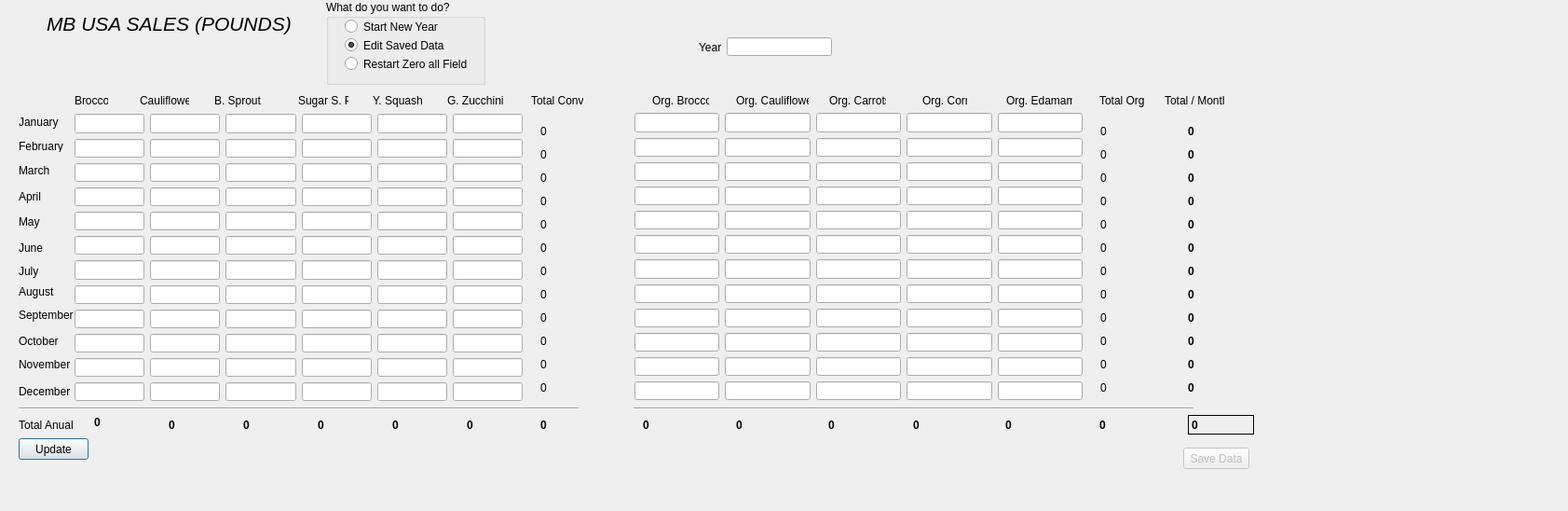
<?xml version="1.0" encoding="UTF-8"?>
<ui version="4.0">
 <class>Dialog</class>
 <widget class="QDialog" name="Dialog">
  <property name="geometry">
   <rect>
    <x>0</x>
    <y>0</y>
    <width>1683</width>
    <height>548</height>
   </rect>
  </property>
  <property name="windowTitle">
   <string>Dialog</string>
  </property>
  <widget class="QLabel" name="lblYear">
   <property name="geometry">
    <rect>
     <x>750</x>
     <y>40</y>
     <width>31</width>
     <height>21</height>
    </rect>
   </property>
   <property name="text">
    <string>Year</string>
   </property>
  </widget>
  <widget class="QLabel" name="lblBrocc">
   <property name="geometry">
    <rect>
     <x>80</x>
     <y>100</y>
     <width>36</width>
     <height>16</height>
    </rect>
   </property>
   <property name="text">
    <string>Broccoli</string>
   </property>
  </widget>
  <widget class="QLabel" name="lblOrgBroc">
   <property name="geometry">
    <rect>
     <x>700</x>
     <y>100</y>
     <width>61</width>
     <height>16</height>
    </rect>
   </property>
   <property name="text">
    <string>Org. Broccoli</string>
   </property>
  </widget>
  <widget class="QLabel" name="lblCaulif">
   <property name="geometry">
    <rect>
     <x>150</x>
     <y>100</y>
     <width>53</width>
     <height>16</height>
    </rect>
   </property>
   <property name="text">
    <string>Cauliflower</string>
   </property>
  </widget>
  <widget class="QLabel" name="lblOrgCaulif">
   <property name="geometry">
    <rect>
     <x>790</x>
     <y>100</y>
     <width>78</width>
     <height>16</height>
    </rect>
   </property>
   <property name="text">
    <string>Org. Cauliflower</string>
   </property>
  </widget>
  <widget class="QLabel" name="lblBrSpr">
   <property name="geometry">
    <rect>
     <x>230</x>
     <y>100</y>
     <width>50</width>
     <height>16</height>
    </rect>
   </property>
   <property name="text">
    <string>B. Sprouts</string>
   </property>
  </widget>
  <widget class="QLabel" name="lblSnp">
   <property name="geometry">
    <rect>
     <x>320</x>
     <y>100</y>
     <width>54</width>
     <height>16</height>
    </rect>
   </property>
   <property name="text">
    <string>Sugar S. P.</string>
   </property>
  </widget>
  <widget class="QLabel" name="lblYSquash">
   <property name="geometry">
    <rect>
     <x>400</x>
     <y>100</y>
     <width>61</width>
     <height>16</height>
    </rect>
   </property>
   <property name="text">
    <string>Y. Squash</string>
   </property>
  </widget>
  <widget class="QLabel" name="lblGZucc">
   <property name="geometry">
    <rect>
     <x>480</x>
     <y>100</y>
     <width>61</width>
     <height>16</height>
    </rect>
   </property>
   <property name="text">
    <string>G. Zucchini</string>
   </property>
  </widget>
  <widget class="QLabel" name="lblOrgCarrots">
   <property name="geometry">
    <rect>
     <x>890</x>
     <y>100</y>
     <width>61</width>
     <height>16</height>
    </rect>
   </property>
   <property name="text">
    <string>Org. Carrots</string>
   </property>
  </widget>
  <widget class="QLabel" name="lblOrgCorn">
   <property name="geometry">
    <rect>
     <x>990</x>
     <y>100</y>
     <width>48</width>
     <height>16</height>
    </rect>
   </property>
   <property name="text">
    <string>Org. Corn</string>
   </property>
  </widget>
  <widget class="QLabel" name="lblOrgEdam">
   <property name="geometry">
    <rect>
     <x>1080</x>
     <y>100</y>
     <width>71</width>
     <height>16</height>
    </rect>
   </property>
   <property name="text">
    <string>Org. Edamame</string>
   </property>
  </widget>
  <widget class="QLabel" name="lblTotalConv">
   <property name="geometry">
    <rect>
     <x>570</x>
     <y>100</y>
     <width>56</width>
     <height>16</height>
    </rect>
   </property>
   <property name="text">
    <string>Total Conv.</string>
   </property>
  </widget>
  <widget class="QLabel" name="lblTotalOrg">
   <property name="geometry">
    <rect>
     <x>1180</x>
     <y>100</y>
     <width>49</width>
     <height>16</height>
    </rect>
   </property>
   <property name="text">
    <string>Total Org.</string>
   </property>
  </widget>
  <widget class="QLabel" name="lblTotalMonth">
   <property name="geometry">
    <rect>
     <x>1250</x>
     <y>100</y>
     <width>64</width>
     <height>16</height>
    </rect>
   </property>
   <property name="text">
    <string>Total / Month</string>
   </property>
  </widget>
  <widget class="QLabel" name="lblJan">
   <property name="geometry">
    <rect>
     <x>20</x>
     <y>120</y>
     <width>61</width>
     <height>21</height>
    </rect>
   </property>
   <property name="text">
    <string>January</string>
   </property>
  </widget>
  <widget class="QLabel" name="lblFeb">
   <property name="geometry">
    <rect>
     <x>20</x>
     <y>150</y>
     <width>61</width>
     <height>13</height>
    </rect>
   </property>
   <property name="text">
    <string>February</string>
   </property>
  </widget>
  <widget class="QLabel" name="lblMar">
   <property name="geometry">
    <rect>
     <x>20</x>
     <y>173</y>
     <width>61</width>
     <height>20</height>
    </rect>
   </property>
   <property name="text">
    <string>March</string>
   </property>
  </widget>
  <widget class="QLabel" name="lblApr">
   <property name="geometry">
    <rect>
     <x>20</x>
     <y>200</y>
     <width>61</width>
     <height>21</height>
    </rect>
   </property>
   <property name="text">
    <string>April</string>
   </property>
  </widget>
  <widget class="QLabel" name="lblMay">
   <property name="geometry">
    <rect>
     <x>20</x>
     <y>230</y>
     <width>61</width>
     <height>16</height>
    </rect>
   </property>
   <property name="text">
    <string>May</string>
   </property>
  </widget>
  <widget class="QLabel" name="lblJun">
   <property name="geometry">
    <rect>
     <x>20</x>
     <y>250</y>
     <width>61</width>
     <height>31</height>
    </rect>
   </property>
   <property name="text">
    <string>June</string>
   </property>
  </widget>
  <widget class="QLabel" name="lblJul">
   <property name="geometry">
    <rect>
     <x>20</x>
     <y>270</y>
     <width>61</width>
     <height>41</height>
    </rect>
   </property>
   <property name="text">
    <string>July</string>
   </property>
  </widget>
  <widget class="QLabel" name="lblOct">
   <property name="geometry">
    <rect>
     <x>20</x>
     <y>350</y>
     <width>61</width>
     <height>31</height>
    </rect>
   </property>
   <property name="text">
    <string>October</string>
   </property>
  </widget>
  <widget class="QLabel" name="lblNov">
   <property name="geometry">
    <rect>
     <x>20</x>
     <y>380</y>
     <width>61</width>
     <height>21</height>
    </rect>
   </property>
   <property name="text">
    <string>November</string>
   </property>
  </widget>
  <widget class="QLabel" name="lblDec">
   <property name="geometry">
    <rect>
     <x>20</x>
     <y>410</y>
     <width>61</width>
     <height>20</height>
    </rect>
   </property>
   <property name="text">
    <string>December</string>
   </property>
  </widget>
  <widget class="QLabel" name="lbltotalAnual">
   <property name="geometry">
    <rect>
     <x>20</x>
     <y>445</y>
     <width>61</width>
     <height>21</height>
    </rect>
   </property>
   <property name="text">
    <string>Total Anual</string>
   </property>
  </widget>
  <widget class="QLabel" name="lblAug">
   <property name="geometry">
    <rect>
     <x>20</x>
     <y>303</y>
     <width>61</width>
     <height>20</height>
    </rect>
   </property>
   <property name="text">
    <string>August</string>
   </property>
  </widget>
  <widget class="QLabel" name="lblSep">
   <property name="geometry">
    <rect>
     <x>20</x>
     <y>330</y>
     <width>61</width>
     <height>16</height>
    </rect>
   </property>
   <property name="text">
    <string>September</string>
   </property>
  </widget>
  <widget class="QPushButton" name="pBtnUpdate">
   <property name="geometry">
    <rect>
     <x>20</x>
     <y>470</y>
     <width>75</width>
     <height>23</height>
    </rect>
   </property>
   <property name="text">
    <string>Update</string>
   </property>
  </widget>
  <widget class="QLabel" name="lblTotalAnualBrocConv">
   <property name="geometry">
    <rect>
     <x>101</x>
     <y>445</y>
     <width>71</width>
     <height>16</height>
    </rect>
   </property>
   <property name="font">
    <font>
     <weight>75</weight>
     <bold>true</bold>
    </font>
   </property>
   <property name="text">
    <string>0</string>
   </property>
  </widget>
  <widget class="QLabel" name="lblTotalAnualCaulifConv">
   <property name="geometry">
    <rect>
     <x>181</x>
     <y>445</y>
     <width>71</width>
     <height>21</height>
    </rect>
   </property>
   <property name="font">
    <font>
     <weight>75</weight>
     <bold>true</bold>
    </font>
   </property>
   <property name="text">
    <string>0</string>
   </property>
  </widget>
  <widget class="QLabel" name="lblTotalAnualBSprConv">
   <property name="geometry">
    <rect>
     <x>261</x>
     <y>445</y>
     <width>71</width>
     <height>21</height>
    </rect>
   </property>
   <property name="font">
    <font>
     <weight>75</weight>
     <bold>true</bold>
    </font>
   </property>
   <property name="text">
    <string>0</string>
   </property>
  </widget>
  <widget class="QLabel" name="lblTotalAnualSnpConv">
   <property name="geometry">
    <rect>
     <x>341</x>
     <y>445</y>
     <width>71</width>
     <height>21</height>
    </rect>
   </property>
   <property name="font">
    <font>
     <weight>75</weight>
     <bold>true</bold>
    </font>
   </property>
   <property name="text">
    <string>0</string>
   </property>
  </widget>
  <widget class="QLabel" name="lblTotalAnualYSConv">
   <property name="geometry">
    <rect>
     <x>421</x>
     <y>445</y>
     <width>71</width>
     <height>21</height>
    </rect>
   </property>
   <property name="font">
    <font>
     <weight>75</weight>
     <bold>true</bold>
    </font>
   </property>
   <property name="text">
    <string>0</string>
   </property>
  </widget>
  <widget class="QLabel" name="lblTotalAnualGZuccConv">
   <property name="geometry">
    <rect>
     <x>501</x>
     <y>445</y>
     <width>71</width>
     <height>21</height>
    </rect>
   </property>
   <property name="font">
    <font>
     <weight>75</weight>
     <bold>true</bold>
    </font>
   </property>
   <property name="text">
    <string>0</string>
   </property>
  </widget>
  <widget class="QLabel" name="lblTotalOrgJan">
   <property name="geometry">
    <rect>
     <x>1181</x>
     <y>130</y>
     <width>71</width>
     <height>21</height>
    </rect>
   </property>
   <property name="text">
    <string>0</string>
   </property>
  </widget>
  <widget class="QLabel" name="lblTotOrgAnual">
   <property name="geometry">
    <rect>
     <x>1180</x>
     <y>445</y>
     <width>71</width>
     <height>21</height>
    </rect>
   </property>
   <property name="font">
    <font>
     <weight>75</weight>
     <bold>true</bold>
    </font>
   </property>
   <property name="text">
    <string>0</string>
   </property>
  </widget>
  <widget class="QLabel" name="lblTotalOrgJul">
   <property name="geometry">
    <rect>
     <x>1181</x>
     <y>280</y>
     <width>71</width>
     <height>21</height>
    </rect>
   </property>
   <property name="text">
    <string>0</string>
   </property>
  </widget>
  <widget class="QLabel" name="lblTotalOrgAug">
   <property name="geometry">
    <rect>
     <x>1181</x>
     <y>305</y>
     <width>71</width>
     <height>21</height>
    </rect>
   </property>
   <property name="text">
    <string>0</string>
   </property>
  </widget>
  <widget class="QLabel" name="lblTotalOrgDec">
   <property name="geometry">
    <rect>
     <x>1181</x>
     <y>405</y>
     <width>71</width>
     <height>21</height>
    </rect>
   </property>
   <property name="text">
    <string>0</string>
   </property>
  </widget>
  <widget class="QLabel" name="lblTotalOrgMar">
   <property name="geometry">
    <rect>
     <x>1181</x>
     <y>180</y>
     <width>71</width>
     <height>21</height>
    </rect>
   </property>
   <property name="text">
    <string>0</string>
   </property>
  </widget>
  <widget class="QLabel" name="lblTotalOrgMay">
   <property name="geometry">
    <rect>
     <x>1181</x>
     <y>230</y>
     <width>71</width>
     <height>21</height>
    </rect>
   </property>
   <property name="text">
    <string>0</string>
   </property>
  </widget>
  <widget class="QLabel" name="lblTotalOrgSep">
   <property name="geometry">
    <rect>
     <x>1181</x>
     <y>330</y>
     <width>71</width>
     <height>21</height>
    </rect>
   </property>
   <property name="text">
    <string>0</string>
   </property>
  </widget>
  <widget class="QLabel" name="lblTotalOrgOct">
   <property name="geometry">
    <rect>
     <x>1181</x>
     <y>355</y>
     <width>71</width>
     <height>21</height>
    </rect>
   </property>
   <property name="text">
    <string>0</string>
   </property>
  </widget>
  <widget class="QLabel" name="lblTotalOrgApr">
   <property name="geometry">
    <rect>
     <x>1181</x>
     <y>205</y>
     <width>71</width>
     <height>21</height>
    </rect>
   </property>
   <property name="text">
    <string>0</string>
   </property>
  </widget>
  <widget class="QLabel" name="lblTotalOrgFeb">
   <property name="geometry">
    <rect>
     <x>1181</x>
     <y>155</y>
     <width>71</width>
     <height>21</height>
    </rect>
   </property>
   <property name="text">
    <string>0</string>
   </property>
  </widget>
  <widget class="QLabel" name="lblTotalOrgJun">
   <property name="geometry">
    <rect>
     <x>1181</x>
     <y>255</y>
     <width>71</width>
     <height>21</height>
    </rect>
   </property>
   <property name="text">
    <string>0</string>
   </property>
  </widget>
  <widget class="QLabel" name="lblTotalJul">
   <property name="geometry">
    <rect>
     <x>1275</x>
     <y>280</y>
     <width>71</width>
     <height>21</height>
    </rect>
   </property>
   <property name="font">
    <font>
     <weight>75</weight>
     <bold>true</bold>
    </font>
   </property>
   <property name="text">
    <string>0</string>
   </property>
  </widget>
  <widget class="QLabel" name="lblTotalJan">
   <property name="geometry">
    <rect>
     <x>1275</x>
     <y>130</y>
     <width>71</width>
     <height>21</height>
    </rect>
   </property>
   <property name="font">
    <font>
     <weight>75</weight>
     <bold>true</bold>
    </font>
   </property>
   <property name="text">
    <string>0</string>
   </property>
  </widget>
  <widget class="QLabel" name="lblTotalMay">
   <property name="geometry">
    <rect>
     <x>1275</x>
     <y>230</y>
     <width>71</width>
     <height>21</height>
    </rect>
   </property>
   <property name="font">
    <font>
     <weight>75</weight>
     <bold>true</bold>
    </font>
   </property>
   <property name="text">
    <string>0</string>
   </property>
  </widget>
  <widget class="QLabel" name="lblTotalSep">
   <property name="geometry">
    <rect>
     <x>1275</x>
     <y>330</y>
     <width>71</width>
     <height>21</height>
    </rect>
   </property>
   <property name="font">
    <font>
     <weight>75</weight>
     <bold>true</bold>
    </font>
   </property>
   <property name="text">
    <string>0</string>
   </property>
  </widget>
  <widget class="QLabel" name="lblTotalAug">
   <property name="geometry">
    <rect>
     <x>1275</x>
     <y>305</y>
     <width>71</width>
     <height>21</height>
    </rect>
   </property>
   <property name="font">
    <font>
     <weight>75</weight>
     <bold>true</bold>
    </font>
   </property>
   <property name="text">
    <string>0</string>
   </property>
  </widget>
  <widget class="QLabel" name="lblTotalFeb">
   <property name="geometry">
    <rect>
     <x>1275</x>
     <y>155</y>
     <width>71</width>
     <height>21</height>
    </rect>
   </property>
   <property name="font">
    <font>
     <weight>75</weight>
     <bold>true</bold>
    </font>
   </property>
   <property name="text">
    <string>0</string>
   </property>
  </widget>
  <widget class="QLabel" name="lblTotalJun">
   <property name="geometry">
    <rect>
     <x>1275</x>
     <y>255</y>
     <width>71</width>
     <height>21</height>
    </rect>
   </property>
   <property name="font">
    <font>
     <weight>75</weight>
     <bold>true</bold>
    </font>
   </property>
   <property name="text">
    <string>0</string>
   </property>
  </widget>
  <widget class="QLabel" name="lblTotalDec">
   <property name="geometry">
    <rect>
     <x>1275</x>
     <y>405</y>
     <width>71</width>
     <height>21</height>
    </rect>
   </property>
   <property name="font">
    <font>
     <weight>75</weight>
     <bold>true</bold>
    </font>
   </property>
   <property name="text">
    <string>0</string>
   </property>
  </widget>
  <widget class="QLabel" name="lblTotalApr">
   <property name="geometry">
    <rect>
     <x>1275</x>
     <y>205</y>
     <width>71</width>
     <height>21</height>
    </rect>
   </property>
   <property name="font">
    <font>
     <weight>75</weight>
     <bold>true</bold>
    </font>
   </property>
   <property name="text">
    <string>0</string>
   </property>
  </widget>
  <widget class="QLabel" name="lblTotalNov">
   <property name="geometry">
    <rect>
     <x>1275</x>
     <y>380</y>
     <width>71</width>
     <height>21</height>
    </rect>
   </property>
   <property name="font">
    <font>
     <weight>75</weight>
     <bold>true</bold>
    </font>
   </property>
   <property name="text">
    <string>0</string>
   </property>
  </widget>
  <widget class="QLabel" name="lblTotalOct">
   <property name="geometry">
    <rect>
     <x>1275</x>
     <y>355</y>
     <width>71</width>
     <height>21</height>
    </rect>
   </property>
   <property name="font">
    <font>
     <weight>75</weight>
     <bold>true</bold>
    </font>
   </property>
   <property name="text">
    <string>0</string>
   </property>
  </widget>
  <widget class="QLabel" name="lblTotalAnual">
   <property name="geometry">
    <rect>
     <x>1275</x>
     <y>445</y>
     <width>71</width>
     <height>21</height>
    </rect>
   </property>
   <property name="font">
    <font>
     <weight>75</weight>
     <bold>true</bold>
    </font>
   </property>
   <property name="frameShape">
    <enum>QFrame::Box</enum>
   </property>
   <property name="text">
    <string>0</string>
   </property>
  </widget>
  <widget class="QLabel" name="lblTotalMar">
   <property name="geometry">
    <rect>
     <x>1275</x>
     <y>180</y>
     <width>71</width>
     <height>21</height>
    </rect>
   </property>
   <property name="font">
    <font>
     <weight>75</weight>
     <bold>true</bold>
    </font>
   </property>
   <property name="text">
    <string>0</string>
   </property>
  </widget>
  <widget class="Line" name="line">
   <property name="geometry">
    <rect>
     <x>20</x>
     <y>430</y>
     <width>601</width>
     <height>16</height>
    </rect>
   </property>
   <property name="orientation">
    <enum>Qt::Horizontal</enum>
   </property>
  </widget>
  <widget class="Line" name="line_2">
   <property name="geometry">
    <rect>
     <x>680</x>
     <y>430</y>
     <width>601</width>
     <height>16</height>
    </rect>
   </property>
   <property name="orientation">
    <enum>Qt::Horizontal</enum>
   </property>
  </widget>
  <widget class="QLabel" name="lblTotAnualCarrotOrg">
   <property name="geometry">
    <rect>
     <x>889</x>
     <y>445</y>
     <width>71</width>
     <height>21</height>
    </rect>
   </property>
   <property name="font">
    <font>
     <weight>75</weight>
     <bold>true</bold>
    </font>
   </property>
   <property name="text">
    <string>0</string>
   </property>
  </widget>
  <widget class="QLabel" name="lblTotalAnualCaulOrg">
   <property name="geometry">
    <rect>
     <x>790</x>
     <y>445</y>
     <width>71</width>
     <height>21</height>
    </rect>
   </property>
   <property name="font">
    <font>
     <weight>75</weight>
     <bold>true</bold>
    </font>
   </property>
   <property name="text">
    <string>0</string>
   </property>
  </widget>
  <widget class="QLabel" name="lblTotalAnualBrocOrg">
   <property name="geometry">
    <rect>
     <x>690</x>
     <y>445</y>
     <width>71</width>
     <height>21</height>
    </rect>
   </property>
   <property name="font">
    <font>
     <weight>75</weight>
     <bold>true</bold>
    </font>
   </property>
   <property name="text">
    <string>0</string>
   </property>
  </widget>
  <widget class="QLabel" name="lblTotAnualEdamOrg">
   <property name="geometry">
    <rect>
     <x>1079</x>
     <y>445</y>
     <width>71</width>
     <height>21</height>
    </rect>
   </property>
   <property name="font">
    <font>
     <weight>75</weight>
     <bold>true</bold>
    </font>
   </property>
   <property name="text">
    <string>0</string>
   </property>
  </widget>
  <widget class="QLabel" name="lblTotalAnualCornOrg">
   <property name="geometry">
    <rect>
     <x>980</x>
     <y>445</y>
     <width>71</width>
     <height>21</height>
    </rect>
   </property>
   <property name="font">
    <font>
     <weight>75</weight>
     <bold>true</bold>
    </font>
   </property>
   <property name="text">
    <string>0</string>
   </property>
  </widget>
  <widget class="QLabel" name="label">
   <property name="geometry">
    <rect>
     <x>50</x>
     <y>10</y>
     <width>301</width>
     <height>31</height>
    </rect>
   </property>
   <property name="font">
    <font>
     <pointsize>16</pointsize>
     <italic>true</italic>
    </font>
   </property>
   <property name="text">
    <string>MB USA SALES (POUNDS)</string>
   </property>
  </widget>
  <widget class="QWidget" name="layoutWidget">
   <property name="geometry">
    <rect>
     <x>681</x>
     <y>121</y>
     <width>481</width>
     <height>308</height>
    </rect>
   </property>
   <layout class="QGridLayout" name="gridLayout">
    <item row="0" column="0">
     <widget class="QLineEdit" name="lEditBroccOrgJan">
      <property name="text">
       <string/>
      </property>
     </widget>
    </item>
    <item row="0" column="1">
     <widget class="QLineEdit" name="lEditCaulifOrgJan">
      <property name="text">
       <string/>
      </property>
     </widget>
    </item>
    <item row="0" column="2">
     <widget class="QLineEdit" name="lEditCarrotsOrgJan">
      <property name="text">
       <string/>
      </property>
     </widget>
    </item>
    <item row="0" column="3">
     <widget class="QLineEdit" name="lEditCornOrgJan">
      <property name="text">
       <string/>
      </property>
     </widget>
    </item>
    <item row="0" column="4">
     <widget class="QLineEdit" name="lEditEdamameOrgJan">
      <property name="text">
       <string/>
      </property>
     </widget>
    </item>
    <item row="1" column="0">
     <widget class="QLineEdit" name="lEditBroccOrgFeb"/>
    </item>
    <item row="1" column="1">
     <widget class="QLineEdit" name="lEditCaulifOrgFeb"/>
    </item>
    <item row="1" column="2">
     <widget class="QLineEdit" name="lEditCarrotsOrgFeb"/>
    </item>
    <item row="1" column="3">
     <widget class="QLineEdit" name="lEditCornOrgFeb"/>
    </item>
    <item row="1" column="4">
     <widget class="QLineEdit" name="lEditEdamameOrgFeb"/>
    </item>
    <item row="2" column="0">
     <widget class="QLineEdit" name="lEditBroccOrgMar"/>
    </item>
    <item row="2" column="1">
     <widget class="QLineEdit" name="lEditCaulifOrgMar"/>
    </item>
    <item row="2" column="2">
     <widget class="QLineEdit" name="lEditCarrotsOrgMar"/>
    </item>
    <item row="2" column="3">
     <widget class="QLineEdit" name="lEditCornOrgMar"/>
    </item>
    <item row="2" column="4">
     <widget class="QLineEdit" name="lEditEdamameOrgMar"/>
    </item>
    <item row="3" column="0">
     <widget class="QLineEdit" name="lEditBroccOrgApr"/>
    </item>
    <item row="3" column="1">
     <widget class="QLineEdit" name="lEditCaulifOrgApr"/>
    </item>
    <item row="3" column="2">
     <widget class="QLineEdit" name="lEditCarrotsOrgApr"/>
    </item>
    <item row="3" column="3">
     <widget class="QLineEdit" name="lEditCornOrgApr"/>
    </item>
    <item row="3" column="4">
     <widget class="QLineEdit" name="lEditEdamameOrgApr"/>
    </item>
    <item row="4" column="0">
     <widget class="QLineEdit" name="lEditBroccOrgMay"/>
    </item>
    <item row="4" column="1">
     <widget class="QLineEdit" name="lEditCaulifOrgMay"/>
    </item>
    <item row="4" column="2">
     <widget class="QLineEdit" name="lEditCarrotsOrgMay"/>
    </item>
    <item row="4" column="3">
     <widget class="QLineEdit" name="lEditCornOrgMay"/>
    </item>
    <item row="4" column="4">
     <widget class="QLineEdit" name="lEditEdamameOrgMay"/>
    </item>
    <item row="5" column="0">
     <widget class="QLineEdit" name="lEditBroccOrgJun"/>
    </item>
    <item row="5" column="1">
     <widget class="QLineEdit" name="lEditCaulifOrgJun"/>
    </item>
    <item row="5" column="2">
     <widget class="QLineEdit" name="lEditCarrotsOrgJun"/>
    </item>
    <item row="5" column="3">
     <widget class="QLineEdit" name="lEditCornOrgJun"/>
    </item>
    <item row="5" column="4">
     <widget class="QLineEdit" name="lEditEdamameOrgJun"/>
    </item>
    <item row="6" column="0">
     <widget class="QLineEdit" name="lEditBroccOrgJul"/>
    </item>
    <item row="6" column="1">
     <widget class="QLineEdit" name="lEditCaulifOrgJul"/>
    </item>
    <item row="6" column="2">
     <widget class="QLineEdit" name="lEditCarrotsOrgJul"/>
    </item>
    <item row="6" column="3">
     <widget class="QLineEdit" name="lEditCornOrgJul"/>
    </item>
    <item row="6" column="4">
     <widget class="QLineEdit" name="lEditEdamameOrgJul"/>
    </item>
    <item row="7" column="0">
     <widget class="QLineEdit" name="lEditBroccOrgAug"/>
    </item>
    <item row="7" column="1">
     <widget class="QLineEdit" name="lEditCaulifOrgAug"/>
    </item>
    <item row="7" column="2">
     <widget class="QLineEdit" name="lEditCarrotsOrgAug"/>
    </item>
    <item row="7" column="3">
     <widget class="QLineEdit" name="lEditCornOrgAug"/>
    </item>
    <item row="7" column="4">
     <widget class="QLineEdit" name="lEditEdamameOrgAug"/>
    </item>
    <item row="8" column="0">
     <widget class="QLineEdit" name="lEditBroccOrgSep"/>
    </item>
    <item row="8" column="1">
     <widget class="QLineEdit" name="lEditCaulifOrgSep"/>
    </item>
    <item row="8" column="2">
     <widget class="QLineEdit" name="lEditCarrotsOrgSep"/>
    </item>
    <item row="8" column="3">
     <widget class="QLineEdit" name="lEditCornOrgSep"/>
    </item>
    <item row="8" column="4">
     <widget class="QLineEdit" name="lEditEdamameOrgSep"/>
    </item>
    <item row="9" column="0">
     <widget class="QLineEdit" name="lEditBroccOrgOct"/>
    </item>
    <item row="9" column="1">
     <widget class="QLineEdit" name="lEditCaulifOrgOct"/>
    </item>
    <item row="9" column="2">
     <widget class="QLineEdit" name="lEditCarrotsOrgOct"/>
    </item>
    <item row="9" column="3">
     <widget class="QLineEdit" name="lEditCornOrgOct"/>
    </item>
    <item row="9" column="4">
     <widget class="QLineEdit" name="lEditEdamameOrgOct"/>
    </item>
    <item row="10" column="0">
     <widget class="QLineEdit" name="lEditBroccOrgNov"/>
    </item>
    <item row="10" column="1">
     <widget class="QLineEdit" name="lEditCaulifOrgNov"/>
    </item>
    <item row="10" column="2">
     <widget class="QLineEdit" name="lEditCarrotsOrgNov"/>
    </item>
    <item row="10" column="3">
     <widget class="QLineEdit" name="lEditCornOrgNov"/>
    </item>
    <item row="10" column="4">
     <widget class="QLineEdit" name="lEditEdamameOrgNov"/>
    </item>
    <item row="11" column="0">
     <widget class="QLineEdit" name="lEditBroccOrgDec"/>
    </item>
    <item row="11" column="1">
     <widget class="QLineEdit" name="lEditCaulifOrgDec"/>
    </item>
    <item row="11" column="2">
     <widget class="QLineEdit" name="lEditCarrotsOrgDec"/>
    </item>
    <item row="11" column="3">
     <widget class="QLineEdit" name="lEditCornOrgDec"/>
    </item>
    <item row="11" column="4">
     <widget class="QLineEdit" name="lEditEdamameOrgDec"/>
    </item>
   </layout>
  </widget>
  <widget class="QWidget" name="layoutWidget">
   <property name="geometry">
    <rect>
     <x>80</x>
     <y>122</y>
     <width>481</width>
     <height>308</height>
    </rect>
   </property>
   <layout class="QGridLayout" name="gridLayout_2">
    <item row="0" column="1">
     <widget class="QLineEdit" name="lEditCaulifConvJan">
      <property name="text">
       <string/>
      </property>
     </widget>
    </item>
    <item row="0" column="2">
     <widget class="QLineEdit" name="lEditBSprConvJan">
      <property name="text">
       <string/>
      </property>
     </widget>
    </item>
    <item row="0" column="3">
     <widget class="QLineEdit" name="lEditSspConvJan">
      <property name="text">
       <string/>
      </property>
     </widget>
    </item>
    <item row="0" column="4">
     <widget class="QLineEdit" name="lEditYSqConvJan">
      <property name="text">
       <string/>
      </property>
     </widget>
    </item>
    <item row="0" column="5">
     <widget class="QLineEdit" name="lEditGZuccConvJan">
      <property name="text">
       <string/>
      </property>
     </widget>
    </item>
    <item row="1" column="0">
     <widget class="QLineEdit" name="lEditBrConvFeb"/>
    </item>
    <item row="1" column="1">
     <widget class="QLineEdit" name="lEditCaulifConvFeb"/>
    </item>
    <item row="1" column="2">
     <widget class="QLineEdit" name="lEditBSprConvFeb"/>
    </item>
    <item row="1" column="3">
     <widget class="QLineEdit" name="lEditSspConvFeb"/>
    </item>
    <item row="1" column="4">
     <widget class="QLineEdit" name="lEditYSqConvFeb"/>
    </item>
    <item row="1" column="5">
     <widget class="QLineEdit" name="lEditGZuccConvFeb"/>
    </item>
    <item row="2" column="0">
     <widget class="QLineEdit" name="lEditBrConvMar"/>
    </item>
    <item row="2" column="1">
     <widget class="QLineEdit" name="lEditCaulifConvMar"/>
    </item>
    <item row="2" column="2">
     <widget class="QLineEdit" name="lEditBSprConvMar"/>
    </item>
    <item row="2" column="3">
     <widget class="QLineEdit" name="lEditSspConvMar"/>
    </item>
    <item row="2" column="4">
     <widget class="QLineEdit" name="lEditYSqConvMar"/>
    </item>
    <item row="2" column="5">
     <widget class="QLineEdit" name="lEditGZuccConvMar"/>
    </item>
    <item row="3" column="0">
     <widget class="QLineEdit" name="lEditBrConvApr"/>
    </item>
    <item row="3" column="1">
     <widget class="QLineEdit" name="lEditCaulifConvApr"/>
    </item>
    <item row="3" column="2">
     <widget class="QLineEdit" name="lEditBSprConvApr"/>
    </item>
    <item row="3" column="3">
     <widget class="QLineEdit" name="lEditSspConvApr"/>
    </item>
    <item row="3" column="4">
     <widget class="QLineEdit" name="lEditYSqConvApr"/>
    </item>
    <item row="3" column="5">
     <widget class="QLineEdit" name="lEditGZuccConvApr"/>
    </item>
    <item row="4" column="0">
     <widget class="QLineEdit" name="lEditBrConvMay"/>
    </item>
    <item row="4" column="1">
     <widget class="QLineEdit" name="lEditCaulifConvMay"/>
    </item>
    <item row="4" column="2">
     <widget class="QLineEdit" name="lEditBSprConvMay"/>
    </item>
    <item row="4" column="3">
     <widget class="QLineEdit" name="lEditSspConvMay"/>
    </item>
    <item row="4" column="4">
     <widget class="QLineEdit" name="lEditYSqConvMay"/>
    </item>
    <item row="4" column="5">
     <widget class="QLineEdit" name="lEditGZuccConvMay"/>
    </item>
    <item row="5" column="0">
     <widget class="QLineEdit" name="lEditBrConvJun"/>
    </item>
    <item row="5" column="1">
     <widget class="QLineEdit" name="lEditCaulifConvJun"/>
    </item>
    <item row="5" column="2">
     <widget class="QLineEdit" name="lEditBSprConvJun"/>
    </item>
    <item row="5" column="3">
     <widget class="QLineEdit" name="lEditSspConvJun"/>
    </item>
    <item row="5" column="4">
     <widget class="QLineEdit" name="lEditYSqConvJun"/>
    </item>
    <item row="5" column="5">
     <widget class="QLineEdit" name="lEditGZuccConvJun"/>
    </item>
    <item row="6" column="0">
     <widget class="QLineEdit" name="lEditBrConvJul"/>
    </item>
    <item row="6" column="1">
     <widget class="QLineEdit" name="lEditCaulifConvJul"/>
    </item>
    <item row="6" column="2">
     <widget class="QLineEdit" name="lEditBSprConvJul"/>
    </item>
    <item row="6" column="3">
     <widget class="QLineEdit" name="lEditSspConvJul"/>
    </item>
    <item row="6" column="4">
     <widget class="QLineEdit" name="lEditYSqConvJul"/>
    </item>
    <item row="6" column="5">
     <widget class="QLineEdit" name="lEditGZuccConvJul"/>
    </item>
    <item row="7" column="0">
     <widget class="QLineEdit" name="lEditBrConvAug"/>
    </item>
    <item row="7" column="1">
     <widget class="QLineEdit" name="lEditCaulifConvAug"/>
    </item>
    <item row="7" column="2">
     <widget class="QLineEdit" name="lEditBSprConvAug"/>
    </item>
    <item row="7" column="3">
     <widget class="QLineEdit" name="lEditSspConvAug"/>
    </item>
    <item row="7" column="4">
     <widget class="QLineEdit" name="lEditYSqConvAug"/>
    </item>
    <item row="7" column="5">
     <widget class="QLineEdit" name="lEditGZuccConvAug"/>
    </item>
    <item row="8" column="0">
     <widget class="QLineEdit" name="lEditBrConvSep"/>
    </item>
    <item row="8" column="1">
     <widget class="QLineEdit" name="lEditCaulifConvSep"/>
    </item>
    <item row="8" column="2">
     <widget class="QLineEdit" name="lEditBSprConvSep"/>
    </item>
    <item row="8" column="3">
     <widget class="QLineEdit" name="lEditSspConvSep"/>
    </item>
    <item row="8" column="4">
     <widget class="QLineEdit" name="lEditYSqConvSep"/>
    </item>
    <item row="8" column="5">
     <widget class="QLineEdit" name="lEditGZuccConvSep"/>
    </item>
    <item row="9" column="0">
     <widget class="QLineEdit" name="lEditBrConvOct"/>
    </item>
    <item row="9" column="1">
     <widget class="QLineEdit" name="lEditCaulifConvOct"/>
    </item>
    <item row="9" column="2">
     <widget class="QLineEdit" name="lEditBSprConvOct"/>
    </item>
    <item row="9" column="3">
     <widget class="QLineEdit" name="lEditSspConvOct"/>
    </item>
    <item row="9" column="4">
     <widget class="QLineEdit" name="lEditYSqConvOct"/>
    </item>
    <item row="9" column="5">
     <widget class="QLineEdit" name="lEditGZuccConvOct"/>
    </item>
    <item row="10" column="0">
     <widget class="QLineEdit" name="lEditBrConvNov"/>
    </item>
    <item row="10" column="1">
     <widget class="QLineEdit" name="lEditCaulifConvNov"/>
    </item>
    <item row="10" column="2">
     <widget class="QLineEdit" name="lEditBSprConvNov"/>
    </item>
    <item row="10" column="3">
     <widget class="QLineEdit" name="lEditSspConvNov"/>
    </item>
    <item row="10" column="4">
     <widget class="QLineEdit" name="lEditYSqConvNov"/>
    </item>
    <item row="10" column="5">
     <widget class="QLineEdit" name="lEditGZuccConvNov"/>
    </item>
    <item row="11" column="0">
     <widget class="QLineEdit" name="lEditBrConvDec"/>
    </item>
    <item row="11" column="1">
     <widget class="QLineEdit" name="lEditCaulifConvDec"/>
    </item>
    <item row="11" column="2">
     <widget class="QLineEdit" name="lEditBSprConvDec"/>
    </item>
    <item row="11" column="3">
     <widget class="QLineEdit" name="lEditSspConvDec"/>
    </item>
    <item row="11" column="4">
     <widget class="QLineEdit" name="lEditYSqConvDec"/>
    </item>
    <item row="11" column="5">
     <widget class="QLineEdit" name="lEditGZuccConvDec"/>
    </item>
    <item row="0" column="0">
     <widget class="QLineEdit" name="lEditBrConvJan"/>
    </item>
   </layout>
  </widget>
  <widget class="QGroupBox" name="gBoxOptions">
   <property name="geometry">
    <rect>
     <x>350</x>
     <y>0</y>
     <width>171</width>
     <height>91</height>
    </rect>
   </property>
   <property name="title">
    <string>What do you want to do?</string>
   </property>
   <widget class="QRadioButton" name="rBtnStartNewYear">
    <property name="geometry">
     <rect>
      <x>20</x>
      <y>20</y>
      <width>111</width>
      <height>17</height>
     </rect>
    </property>
    <property name="text">
     <string>Start New Year</string>
    </property>
   </widget>
   <widget class="QRadioButton" name="rBtnEditSaved">
    <property name="geometry">
     <rect>
      <x>20</x>
      <y>40</y>
      <width>111</width>
      <height>17</height>
     </rect>
    </property>
    <property name="text">
     <string>Edit Saved Data</string>
    </property>
    <property name="checked">
     <bool>true</bool>
    </property>
   </widget>
   <widget class="QRadioButton" name="rBtnZeroValues">
    <property name="geometry">
     <rect>
      <x>20</x>
      <y>60</y>
      <width>131</width>
      <height>17</height>
     </rect>
    </property>
    <property name="text">
     <string>Restart Zero all Fields</string>
    </property>
   </widget>
  </widget>
  <widget class="QLabel" name="lblTotalOrgNov">
   <property name="geometry">
    <rect>
     <x>1181</x>
     <y>380</y>
     <width>71</width>
     <height>21</height>
    </rect>
   </property>
   <property name="text">
    <string>0</string>
   </property>
  </widget>
  <widget class="QLabel" name="lblTotConvMar">
   <property name="geometry">
    <rect>
     <x>580</x>
     <y>180</y>
     <width>75</width>
     <height>21</height>
    </rect>
   </property>
   <property name="text">
    <string>0</string>
   </property>
  </widget>
  <widget class="QLabel" name="lblTotConvFeb">
   <property name="geometry">
    <rect>
     <x>580</x>
     <y>155</y>
     <width>71</width>
     <height>21</height>
    </rect>
   </property>
   <property name="text">
    <string>0</string>
   </property>
  </widget>
  <widget class="QLabel" name="lblTotConvJan">
   <property name="geometry">
    <rect>
     <x>580</x>
     <y>130</y>
     <width>71</width>
     <height>21</height>
    </rect>
   </property>
   <property name="text">
    <string>0</string>
   </property>
  </widget>
  <widget class="QLabel" name="lblTotConvJun">
   <property name="geometry">
    <rect>
     <x>580</x>
     <y>255</y>
     <width>71</width>
     <height>21</height>
    </rect>
   </property>
   <property name="text">
    <string>0</string>
   </property>
  </widget>
  <widget class="QLabel" name="lblTotConvApr">
   <property name="geometry">
    <rect>
     <x>580</x>
     <y>205</y>
     <width>71</width>
     <height>21</height>
    </rect>
   </property>
   <property name="text">
    <string>0</string>
   </property>
  </widget>
  <widget class="QLabel" name="lblTotConvMay">
   <property name="geometry">
    <rect>
     <x>580</x>
     <y>230</y>
     <width>71</width>
     <height>21</height>
    </rect>
   </property>
   <property name="text">
    <string>0</string>
   </property>
  </widget>
  <widget class="QLabel" name="lblTotConvAug">
   <property name="geometry">
    <rect>
     <x>580</x>
     <y>305</y>
     <width>71</width>
     <height>21</height>
    </rect>
   </property>
   <property name="text">
    <string>0</string>
   </property>
  </widget>
  <widget class="QLabel" name="lblTotConvJul">
   <property name="geometry">
    <rect>
     <x>580</x>
     <y>280</y>
     <width>71</width>
     <height>21</height>
    </rect>
   </property>
   <property name="text">
    <string>0</string>
   </property>
  </widget>
  <widget class="QLabel" name="lblTotConvNov">
   <property name="geometry">
    <rect>
     <x>580</x>
     <y>380</y>
     <width>71</width>
     <height>21</height>
    </rect>
   </property>
   <property name="text">
    <string>0</string>
   </property>
  </widget>
  <widget class="QLabel" name="lblTotConvSep">
   <property name="geometry">
    <rect>
     <x>580</x>
     <y>330</y>
     <width>71</width>
     <height>21</height>
    </rect>
   </property>
   <property name="text">
    <string>0</string>
   </property>
  </widget>
  <widget class="QLabel" name="lblTotConvOct">
   <property name="geometry">
    <rect>
     <x>580</x>
     <y>355</y>
     <width>71</width>
     <height>21</height>
    </rect>
   </property>
   <property name="text">
    <string>0</string>
   </property>
  </widget>
  <widget class="QLabel" name="lblTotConvDec">
   <property name="geometry">
    <rect>
     <x>580</x>
     <y>405</y>
     <width>71</width>
     <height>21</height>
    </rect>
   </property>
   <property name="text">
    <string>0</string>
   </property>
  </widget>
  <widget class="QLabel" name="lblTotConvAnual">
   <property name="geometry">
    <rect>
     <x>580</x>
     <y>445</y>
     <width>71</width>
     <height>21</height>
    </rect>
   </property>
   <property name="font">
    <font>
     <weight>75</weight>
     <bold>true</bold>
    </font>
   </property>
   <property name="text">
    <string>0</string>
   </property>
  </widget>
  <widget class="QLineEdit" name="lEditYear">
   <property name="geometry">
    <rect>
     <x>780</x>
     <y>40</y>
     <width>113</width>
     <height>20</height>
    </rect>
   </property>
  </widget>
  <widget class="QPushButton" name="pBtnSave">
   <property name="enabled">
    <bool>false</bool>
   </property>
   <property name="geometry">
    <rect>
     <x>1270</x>
     <y>480</y>
     <width>71</width>
     <height>23</height>
    </rect>
   </property>
   <property name="text">
    <string>Save Data</string>
   </property>
  </widget>
  <zorder>lblTotConvMar</zorder>
  <zorder>lblTotConvFeb</zorder>
  <zorder>lblTotConvJan</zorder>
  <zorder>lblTotConvJun</zorder>
  <zorder>lblTotConvApr</zorder>
  <zorder>lblTotConvMay</zorder>
  <zorder>lblTotConvAug</zorder>
  <zorder>lblTotConvJul</zorder>
  <zorder>lblTotConvNov</zorder>
  <zorder>lblTotConvSep</zorder>
  <zorder>lblTotConvOct</zorder>
  <zorder>lblTotConvDec</zorder>
  <zorder>lblTotConvAnual</zorder>
  <zorder>lblYear</zorder>
  <zorder>lblBrocc</zorder>
  <zorder>lblOrgBroc</zorder>
  <zorder>lblCaulif</zorder>
  <zorder>lblOrgCaulif</zorder>
  <zorder>lblBrSpr</zorder>
  <zorder>lblSnp</zorder>
  <zorder>lblYSquash</zorder>
  <zorder>lblGZucc</zorder>
  <zorder>lblOrgCarrots</zorder>
  <zorder>lblOrgCorn</zorder>
  <zorder>lblOrgEdam</zorder>
  <zorder>lblTotalConv</zorder>
  <zorder>lblTotalOrg</zorder>
  <zorder>lblTotalMonth</zorder>
  <zorder>lblJan</zorder>
  <zorder>lblFeb</zorder>
  <zorder>lblMar</zorder>
  <zorder>lblApr</zorder>
  <zorder>lblMay</zorder>
  <zorder>lblJun</zorder>
  <zorder>lblJul</zorder>
  <zorder>lblOct</zorder>
  <zorder>lblNov</zorder>
  <zorder>lblDec</zorder>
  <zorder>lbltotalAnual</zorder>
  <zorder>lblAug</zorder>
  <zorder>lblSep</zorder>
  <zorder>pBtnUpdate</zorder>
  <zorder>lblTotalAnualBrocConv</zorder>
  <zorder>lblTotalAnualCaulifConv</zorder>
  <zorder>lblTotalAnualBSprConv</zorder>
  <zorder>lblTotalAnualSnpConv</zorder>
  <zorder>lblTotalAnualYSConv</zorder>
  <zorder>lblTotalAnualGZuccConv</zorder>
  <zorder>lblTotalOrgJan</zorder>
  <zorder>lblTotOrgAnual</zorder>
  <zorder>lblTotalOrgJul</zorder>
  <zorder>lblTotalOrgAug</zorder>
  <zorder>lblTotalOrgDec</zorder>
  <zorder>lblTotalOrgMar</zorder>
  <zorder>lblTotalOrgMay</zorder>
  <zorder>lblTotalOrgSep</zorder>
  <zorder>lblTotalOrgOct</zorder>
  <zorder>lblTotalOrgApr</zorder>
  <zorder>lblTotalOrgFeb</zorder>
  <zorder>lblTotalOrgJun</zorder>
  <zorder>lblTotalJul</zorder>
  <zorder>lblTotalJan</zorder>
  <zorder>lblTotalMay</zorder>
  <zorder>lblTotalSep</zorder>
  <zorder>lblTotalAug</zorder>
  <zorder>lblTotalFeb</zorder>
  <zorder>lblTotalJun</zorder>
  <zorder>lblTotalDec</zorder>
  <zorder>lblTotalApr</zorder>
  <zorder>lblTotalNov</zorder>
  <zorder>lblTotalOct</zorder>
  <zorder>lblTotalAnual</zorder>
  <zorder>lblTotalMar</zorder>
  <zorder>line</zorder>
  <zorder>line_2</zorder>
  <zorder>lblTotAnualCarrotOrg</zorder>
  <zorder>lblTotalAnualCaulOrg</zorder>
  <zorder>lblTotalAnualBrocOrg</zorder>
  <zorder>lblTotAnualEdamOrg</zorder>
  <zorder>lblTotalAnualCornOrg</zorder>
  <zorder>label</zorder>
  <zorder>layoutWidget</zorder>
  <zorder>layoutWidget</zorder>
  <zorder>gBoxOptions</zorder>
  <zorder>lblTotalOrgNov</zorder>
  <zorder>lEditYear</zorder>
  <zorder>pBtnSave</zorder>
 </widget>
 <resources/>
 <connections/>
</ui>
